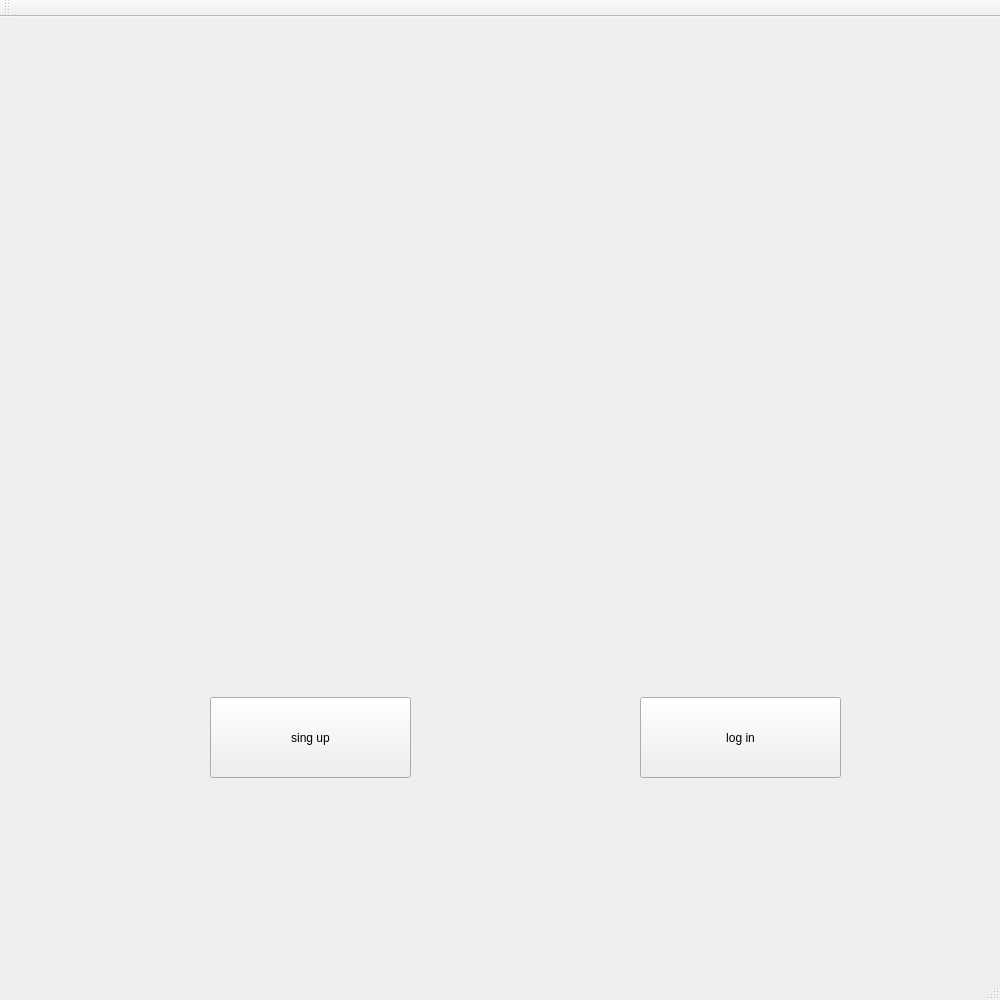
<?xml version="1.0" encoding="UTF-8"?>
<ui version="4.0">
 <class>MainWindow</class>
 <widget class="QMainWindow" name="MainWindow">
  <property name="geometry">
   <rect>
    <x>0</x>
    <y>0</y>
    <width>1000</width>
    <height>1000</height>
   </rect>
  </property>
  <property name="minimumSize">
   <size>
    <width>1000</width>
    <height>1000</height>
   </size>
  </property>
  <property name="maximumSize">
   <size>
    <width>1000</width>
    <height>1000</height>
   </size>
  </property>
  <property name="windowTitle">
   <string>MainWindow</string>
  </property>
  <property name="styleSheet">
   <string notr="true">background-image: url(:/new/prefix2/WELCOM.png);</string>
  </property>
  <widget class="QWidget" name="centralWidget">
   <widget class="QPushButton" name="pushButton_singup">
    <property name="geometry">
     <rect>
      <x>210</x>
      <y>680</y>
      <width>201</width>
      <height>81</height>
     </rect>
    </property>
    <property name="styleSheet">
     <string notr="true">font: 16pt &quot;MV Boli&quot;;</string>
    </property>
    <property name="text">
     <string>sing up</string>
    </property>
   </widget>
   <widget class="QPushButton" name="pushButton_login">
    <property name="geometry">
     <rect>
      <x>640</x>
      <y>680</y>
      <width>201</width>
      <height>81</height>
     </rect>
    </property>
    <property name="styleSheet">
     <string notr="true">font: 16pt &quot;MV Boli&quot;;</string>
    </property>
    <property name="text">
     <string>log in</string>
    </property>
   </widget>
  </widget>
  <widget class="QToolBar" name="mainToolBar">
   <attribute name="toolBarArea">
    <enum>TopToolBarArea</enum>
   </attribute>
   <attribute name="toolBarBreak">
    <bool>false</bool>
   </attribute>
  </widget>
  <widget class="QStatusBar" name="statusBar"/>
 </widget>
 <layoutdefault spacing="6" margin="11"/>
 <resources/>
 <connections/>
</ui>
